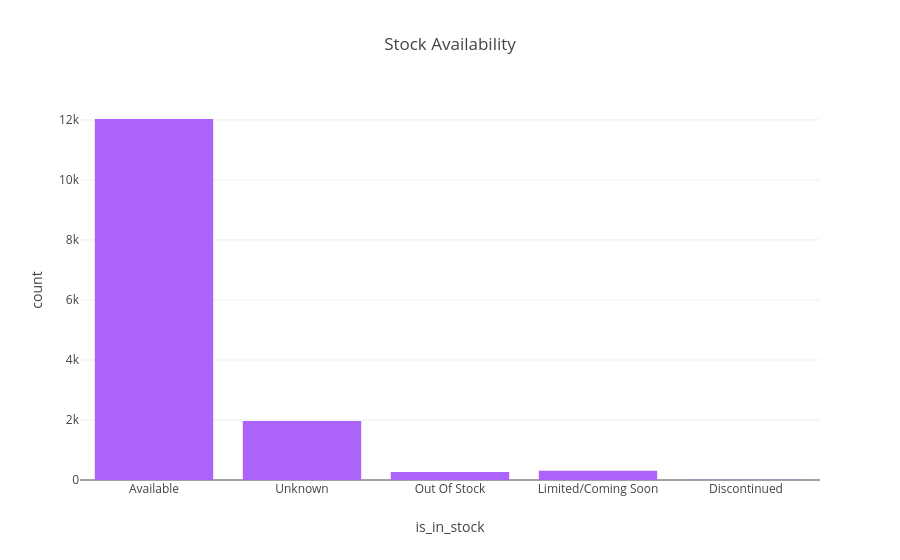

The code cell stored with this chart in its notebook:
### Code cell
px.histogram(df, x='is_in_stock', title='Stock Availability', color_discrete_sequence=['#AB63FA'])

### Figure 1 — Plotly figure (JSON) as saved in the notebook; plotly's stock layout.template omitted (floating-point values rounded to 4 significant figures; data arrays with more than 128 entries replaced by an {"elided": "..."} marker saying what was removed)
{"data": [{"bingroup": "x", "hovertemplate": "is_in_stock=%{x}<br>count=%{y}<extra></extra>", "legendgroup": "", "marker": {"color": "#AB63FA", "pattern": {"shape": ""}}, "name": "", "orientation": "v", "showlegend": false, "type": "histogram", "x": {"elided": "14574 str values"}, "xaxis": "x", "yaxis": "y"}], "layout": {"barmode": "relative", "legend": {"tracegroupgap": 0}, "title": {"text": "Stock Availability"}, "xaxis": {"anchor": "y", "domain": [0, 1], "title": {"text": "is_in_stock"}}, "yaxis": {"anchor": "x", "domain": [0, 1], "title": {"text": "count"}}}}
